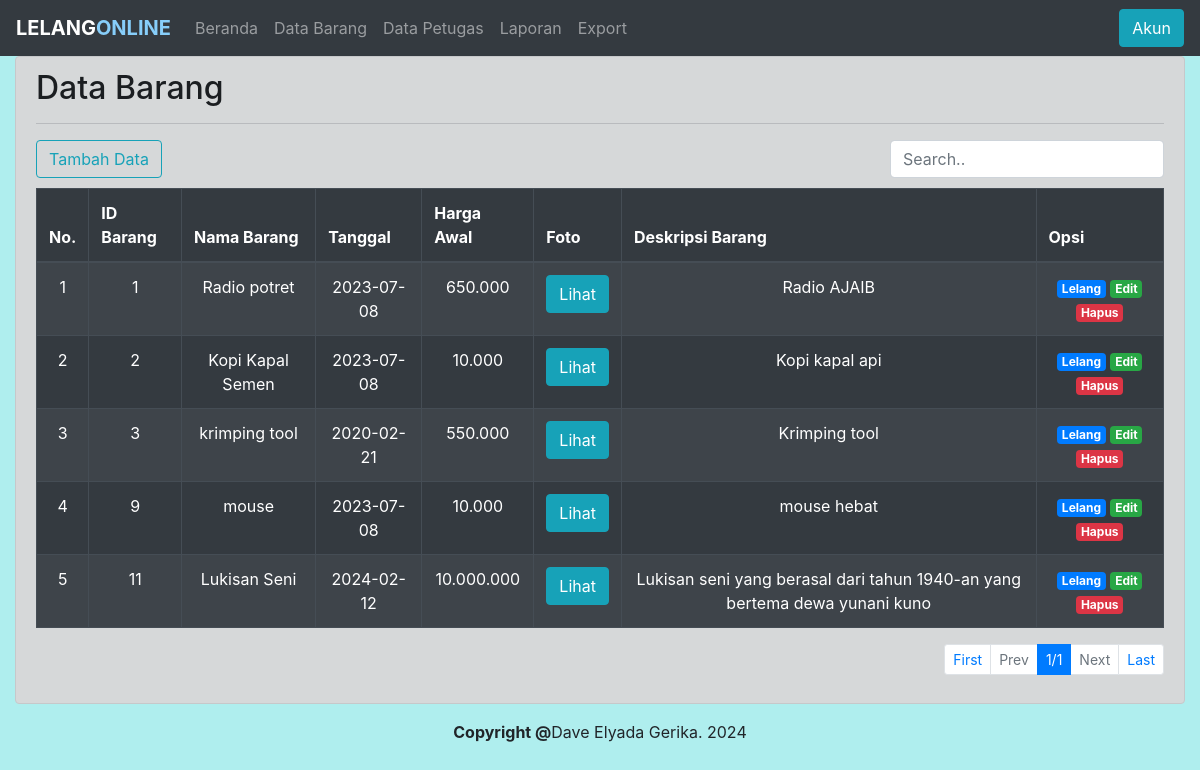
The app's page /petugas/data_barang.php (signed in) with its own data.
### tables this page shows
CREATE TABLE `tb_barang` (
  `id_barang` int(11) NOT NULL,
  `nama_barang` varchar(25) NOT NULL,
  `tgl` date NOT NULL,
  `harga_awal` int(20) NOT NULL,
  `foto` varchar(255) NOT NULL,
  `deskripsi_barang` text NOT NULL
);

### petugas/data_barang.php (the view, shortened to what this page needs)
<!DOCTYPE html>
<html lang="en">
	<head>
		<link rel="stylesheet" href="../assets/css/bootstrap.css">
	</head>
	<body>
		<nav class="navbar navbar-expand-sm bg-dark navbar-dark sticky-top">
			<a class="navbar-brand" href="index.php"><span style="font-weight: bold;">LELANG<span style="color: lightskyblue;">ONLINE</span></span></a>
			<div class="collapse navbar-collapse" id="collapsibleNavbar">
				<?php
					if(!isset($_SESSION['id_level']))
					{
						echo"
						<script>
							alert('Tindakan ilegal...menuju ke Login');
							location.href='../index.php';
						</script>";
					}
					else
					{
						$level=$_SESSION['id_level'];
						if($level==1)
						{
							echo
							'
							<ul class="navbar-nav mr-auto">
								<li class="nav-item">
									<a class="nav-link" href="index.php">Beranda</a>
								</li>
								<li class="nav-item">
									<a class="nav-link" href="#">Data Barang</a>
								</li>
								<li class="nav-item">
									<a class="nav-link" href="data_petugas.php">Data Petugas</a>
								</li>
									<li class="nav-item">
									<a class="nav-link" href="laporan.php">Laporan</a>
								</li>
								<li class="nav-item">
									<a class="nav-link" href="export.php">Export</a>
								</li>
							</ul>
							<button type="button" class="btn btn-info" data-toggle="modal" data-target="#Profile">
								Akun
							</button>
							';
						}
					}
				?>
			</div>
		</nav>
		<div class="container-fluid">
			<div class="alert alert-dark">
				<h2>Data Barang</h2>
				<hr>
				<button type="button" class="btn btn-outline-info" data-toggle="modal" data-target="#TambahData">
					Tambah Data
				</button>
				<input class="form-control" id="search" type="text" placeholder="Search.." style="width: auto;margin-bottom: 10px;float: right;">
				<div class="table-responsive">
					<table class="table table-bordered table-dark table-striped">
						<thead>
							<tr>
								<th>No.</th>
								<th>ID Barang</th>
								<th>Nama Barang</th>
								<th>Tanggal</th>
								<th>Harga Awal</th>
								<th>Foto</th>
								<th>Deskripsi Barang</th>
								<th>Opsi</th>
							</tr>
						</thead>
						<tbody id="barang">
							<?php
								include '../dbconnect.php';
								if(isset($_GET['nohal']))
								{
									$nohal=$_GET['nohal'];
								}
								else
								{
									$nohal=1;
								}
								$jumkon=50;
								$offset=($nohal-1)*$jumkon;
								$jumhal_sql="SELECT COUNT(*) FROM tb_barang";
								$hasil=mysqli_query($conn,$jumhal_sql);
								$jumbar=mysqli_fetch_array($hasil)[0];
								$jumhal=ceil($jumbar / $jumkon);
								$no=1;
								if($level==1)
								{
									$sqla="SELECT* FROM tb_barang LIMIT $offset, $jumkon";
								}
								$querya=mysqli_query($conn,$sqla);
								while($dataa=mysqli_fetch_array($querya))
								{
							?>
							<tr class="text-center">
								<td><?php echo $no; ?></td>
								<td><?php echo $dataa['id_barang']; ?></td>
								<td><?php echo $dataa['nama_barang']; ?></td>
								<td><?php echo ($dataa['tgl']); ?></td>
								<td><?php echo number_format($dataa['harga_awal'], 0, '','.'); ?></td>
								<td>
									<button class="btn btn-info" data-toggle="collapse" data-target="#collapse<?php echo $no; ?>">Lihat</button>
								</td>
								<td><?php echo $dataa['deskripsi_barang']; ?></td>
								<td>
									<a class="badge badge-primary" href="index.php?barang=<?php echo $dataa['id_barang']; ?>&harga=<?php echo $dataa['harga_awal']; ?>">
										Lelang
									</a>
									<a class="badge badge-success" href="edit.php?id_barang=<?php echo $dataa['id_barang']; ?>">
										Edit
									</a>
									<a class="badge badge-danger" href="delete.php?id_barang=<?php echo $dataa['id_barang']; ?>" onclick="return confirm('Apakah anda yakin ingin menghapus Data ini?')">
										Hapus
									</a>
								</td>
							</tr>
							<?php
								$no++;
								}
							?>
						</tbody>
					</table>
				</div>
				<ul class="pagination pagination-sm flex-wrap justify-content-sm-end">
					<li class="page-item"><a class="page-link" href="?nohal=1">First</a></li>
					<li class="page-item <?php if($nohal <= 1){ echo 'disabled'; } ?>">
						<a class="page-link" href="<?php if($nohal <= 1){ echo '#'; } else { echo "?nohal=".($nohal - 1); } ?>">Prev</a>
					</li>
					<?php
						for($i=1;$i<=$jumhal;$i++)
						{
							$id=$i;
					?>
					<li id="<?php echo $id; ?>" class="page-item <?php if($nohal == $id){echo "active"; }; ?> <?php if($id != $nohal){echo "d-none"; }; ?>"><a class="page-link" href="?nohal=<?php echo $i; ?>"><?php echo $i; echo "/$jumhal";?></a></li>
					<?php
						}
					?>
					<li class="page-item <?php if($nohal >= $jumhal){ echo 'disabled'; } ?>">
						<a class="page-link" href="<?php if($nohal >= $jumhal){ echo '#'; } else { echo "?nohal=".($nohal + 1); } ?>">Next</a>
					</li>
					<li class="page-item"><a class="page-link" href="?nohal=<?php echo $jumhal; ?>">Last</a></li>
				</ul>
			</div>
		</div>
		<footer class="bg-transparent" >
       	<div class="container my-auto">
			<center>
			<strong>Copyright @</strong>Dave Elyada Gerika. 2024
			</center>
       	</div>
		</footer>
	</body>
</html>

### petugas/data_barang.php (style rules this page uses)
body { background-color: paleturquoise; }

### records on screen
tb_barang: id_barang "1", nama_barang "Radio potret", tgl "2023-07-08", harga_awal "650.000", deskripsi_barang "Radio AJAIB"
tb_barang: id_barang "2", nama_barang "Kopi Kapal Semen", tgl "2023-07-08", harga_awal "10.000", deskripsi_barang "Kopi kapal api"
tb_barang: id_barang "3", nama_barang "krimping tool", tgl "2020-02-21", harga_awal "550.000", deskripsi_barang "Krimping tool"
tb_barang: id_barang "9", nama_barang "mouse", tgl "2023-07-08", harga_awal "10.000", deskripsi_barang "mouse hebat"
tb_barang: id_barang "11", nama_barang "Lukisan Seni", tgl "2024-02-12", harga_awal "10.000.000", deskripsi_barang "Lukisan seni yang berasal dari tahun 1940-an yang bertema dewa yunani kuno"

### other values on screen
$jumhal "1"
